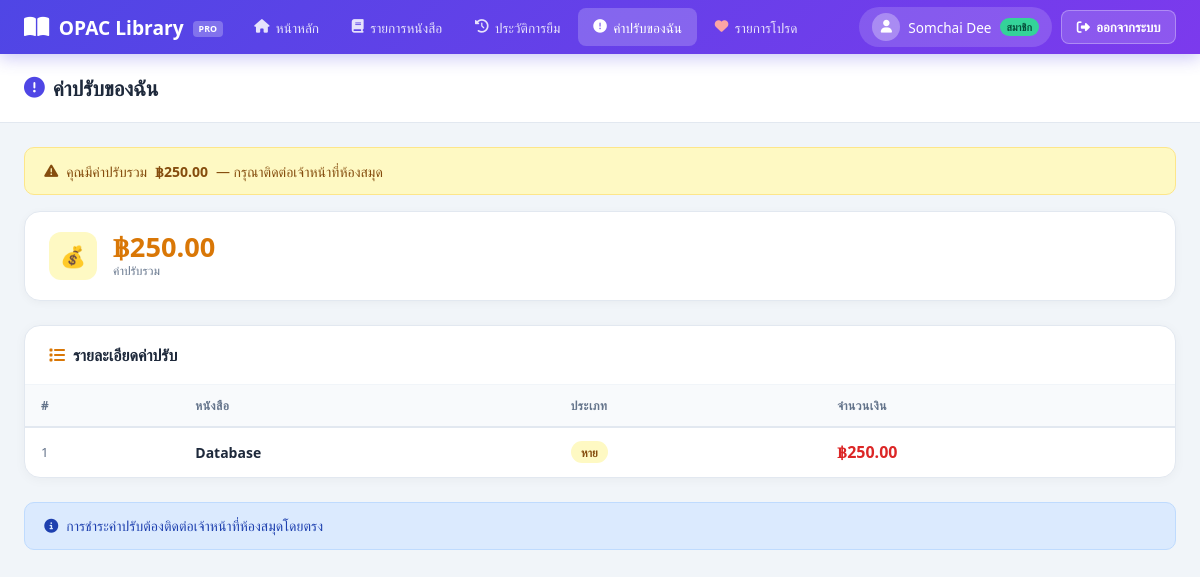
/my_fines.php (signed in), run on the app's committed database.
### tables this page shows
CREATE TABLE `fines` (
  `fine_id` int(11) NOT NULL,
  `user_id` int(11) DEFAULT NULL,
  `book_id` int(11) DEFAULT NULL,
  `category` enum('เก่า','ขาด','ใหม่','หาย') DEFAULT NULL,
  `price` decimal(10,2) DEFAULT NULL
);

CREATE TABLE `books` (
  `book_id` int(11) NOT NULL,
  `book_name` varchar(255) DEFAULT NULL,
  `type_name` varchar(100) NOT NULL,
  `author` varchar(255) DEFAULT NULL,
  `status` varchar(50) DEFAULT NULL
);

### my_fines.php (the view, shortened to what this page needs)
<?php
include('db.php');
$role = $_SESSION['role'] ?? 'guest';
$uid  = (int)($_SESSION['user_id'] ?? 0);
$fines = null;
$total = 0;
if($role === 'member' && $uid){
    $fines = mysqli_query($conn,"
        SELECT f.*, bk.book_name FROM fines f
        JOIN books bk ON f.book_id=bk.book_id
        WHERE f.user_id=$uid ORDER BY f.fine_id DESC");
    $total = mysqli_fetch_assoc(mysqli_query($conn,"SELECT COALESCE(SUM(price),0) s FROM fines WHERE user_id=$uid"))['s'];
}
include('header.php');
?>
<div class="page-header">
  <div class="page-header-inner">
    <div class="page-title"><i class="fas fa-exclamation-circle"></i> ค่าปรับของฉัน</div>
  </div>
</div>
<div class="container">
<?php if($role==='guest'): ?>
  <div style="background:linear-gradient(135deg,#fef9c3,#fef2f2);border:1.5px solid #fde68a;border-radius:16px;padding:2.5rem;text-align:center;margin-top:1rem;">
    <div style="font-size:3rem;margin-bottom:.75rem;">💳</div>
    <h3 style="font-size:1.2rem;font-weight:700;margin-bottom:.5rem;">เข้าสู่ระบบเพื่อดูค่าปรับ</h3>
    <p style="color:#64748b;margin-bottom:1.5rem;font-size:.9rem;">ข้อมูลค่าปรับเป็นข้อมูลส่วนตัว กรุณาเข้าสู่ระบบก่อน</p>
    <div style="display:flex;gap:.75rem;justify-content:center;flex-wrap:wrap;">
      <a href="login.php?redirect=my_fines.php" class="btn btn-primary"><i class="fas fa-sign-in-alt"></i> เข้าสู่ระบบ</a>
      <a href="register.php" class="btn btn-outline"><i class="fas fa-user-plus"></i> สมัครสมาชิก</a>
    </div>
  </div>
<?php else: ?>
  <?php if($total > 0): ?>
  <div class="alert alert-warning"><i class="fas fa-exclamation-triangle"></i> คุณมีค่าปรับรวม <strong>฿<?= number_format($total,2) ?></strong> — กรุณาติดต่อเจ้าหน้าที่ห้องสมุด</div>
  <?php else: ?>
  <div class="alert alert-success"><i class="fas fa-check-circle"></i> ไม่มีค่าปรับ 🎉</div>
  <?php endif; ?>
  <div class="stats-grid">
    <div class="stat-card"><div class="stat-icon" style="background:#fef9c3">💰</div><div><div class="stat-value" style="color:#d97706">฿<?= number_format($total,2) ?></div><div class="stat-label">ค่าปรับรวม</div></div></div>
  </div>
  <div class="card">
    <div class="card-header"><div class="card-title"><i class="fas fa-list" style="color:#d97706"></i> รายละเอียดค่าปรับ</div></div>
    <div class="table-wrap"><table class="tbl">
      <thead><tr><th>#</th><th>หนังสือ</th><th>ประเภท</th><th>จำนวนเงิน</th></tr></thead>
      <tbody>
      <?php if(!$fines || mysqli_num_rows($fines)===0): ?>
      <tr><td colspan="4"><div class="empty-state"><i class="fas fa-smile"></i><p>ไม่มีรายการค่าปรับ</p></div></td></tr>
      <?php else: ?>
      <?php while($f = mysqli_fetch_assoc($fines)): ?>
      <tr>
        <td class="text-muted"><?= $f['fine_id'] ?></td>
        <td><strong><?= htmlspecialchars($f['book_name']) ?></strong></td>
        <td><span class="badge badge-yellow"><?= htmlspecialchars($f['category']) ?></span></td>
        <td><strong style="color:#dc2626;font-size:1rem">฿<?= number_format($f['price'],2) ?></strong></td>
      </tr>
      <?php endwhile; endif; ?>
      </tbody>
    </table></div>
  </div>
  <div class="alert alert-info"><i class="fas fa-info-circle"></i> การชำระค่าปรับต้องติดต่อเจ้าหน้าที่ห้องสมุดโดยตรง</div>
<?php endif; ?>
</div></body></html>

### header.php (style rules this page uses)
* { margin:0;padding:0;box-sizing:border-box; }
body { font-family:'Segoe UI',Tahoma,sans-serif;background:#f1f5f9;color:#1e293b;min-height:100vh; }
.page-header { background:white;border-bottom:1px solid #e2e8f0;padding:1.25rem 0;margin-bottom:1.5rem; }
.page-header-inner { max-width:1280px;margin:0 auto;padding:0 1.5rem;display:flex;align-items:center;justify-content:space-between;flex-wrap:wrap;gap:.75rem; }
.page-title { font-size:1.3rem;font-weight:700;display:flex;align-items:center;gap:.5rem; }
.page-title i { color:#4f46e5; }
.container { max-width:1280px;margin:0 auto;padding:0 1.5rem 3rem; }
.card { background:white;border-radius:16px;border:1px solid #e2e8f0;box-shadow:0 2px 12px rgba(0,0,0,.04);overflow:hidden;margin-bottom:1.5rem; }
.card-header { padding:1.1rem 1.5rem;border-bottom:1px solid #f1f5f9;display:flex;align-items:center;justify-content:space-between;flex-wrap:wrap;gap:.5rem; }
.card-title { font-size:1rem;font-weight:700;display:flex;align-items:center;gap:.5rem; }
.table-wrap { overflow-x:auto; }
table.tbl { width:100%;border-collapse:collapse;font-size:.875rem; }
table.tbl th { background:#f8fafc;padding:.75rem 1rem;text-align:left;font-size:.75rem;font-weight:700;text-transform:uppercase;letter-spacing:.04em;color:#64748b;border-bottom:2px solid #e2e8f0;white-space:nowrap; }
table.tbl td { padding:.85rem 1rem;border-bottom:1px solid #f1f5f9;vertical-align:middle; }
table.tbl tr:last-child td { border-bottom:none; }
.badge { display:inline-flex;align-items:center;gap:.25rem;padding:.2rem .65rem;border-radius:50px;font-size:.72rem;font-weight:700;white-space:nowrap; }
.badge-yellow { background:#fef9c3;color:#854d0e; }
.alert { padding:.85rem 1.2rem;border-radius:10px;margin-bottom:1rem;font-size:.875rem;display:flex;align-items:center;gap:.5rem; }
.alert-warning { background:#fef9c3;color:#854d0e;border:1px solid #fde68a; }
.alert-info { background:#dbeafe;color:#1e40af;border:1px solid #bfdbfe; }
.stats-grid { display:grid;grid-template-columns:repeat(auto-fit,minmax(180px,1fr));gap:1rem;margin-bottom:1.5rem; }
.stat-card { background:white;border-radius:16px;padding:1.25rem 1.5rem;display:flex;align-items:center;gap:1rem;border:1px solid #e2e8f0;box-shadow:0 2px 8px rgba(0,0,0,.04); }
.stat-icon { width:48px;height:48px;border-radius:12px;display:flex;align-items:center;justify-content:center;font-size:1.3rem;flex-shrink:0; }
.stat-value { font-size:1.7rem;font-weight:800;line-height:1; }
.stat-label { font-size:.75rem;color:#64748b;margin-top:2px; }
.text-muted { color:#64748b;font-size:.82rem; }

### data on the page
fines: fine_id "1", book.book_name "Database", category "หาย", price "250.00"

### other printed values
$_SESSION['fullname'] "Somchai Dee"
$total "250.00"
